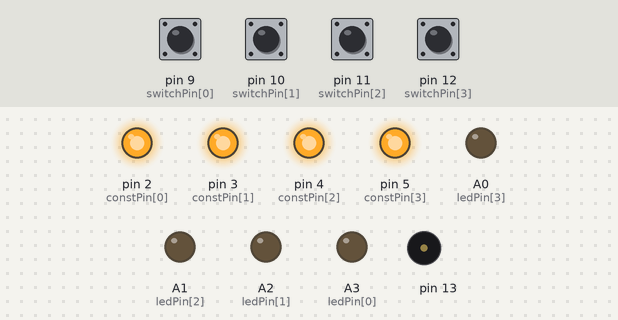
The sketch below on a simulated Arduino Uno, built with avr-gcc and run on an emulated ATmega328P. On the bench: output pins drawn as LEDs (lit = HIGH), buzzer (waves = sounding). Dashed ring = blinking. The test bench sets the inputs (shaded band); at power-on: pin 9 (switchPin[0]), pin 10 (switchPin[1]), pin 11 (switchPin[2]), pin 12 (switchPin[3]) HIGH.

Above: at 7.4 s.
7.5 s: pin 9 (switchPin[0]) pulled LOW for 0.15 s
At 7.57 s:
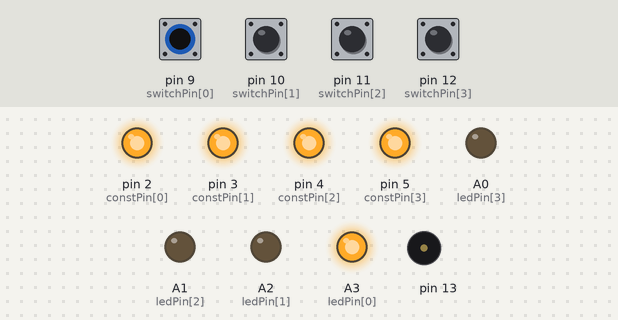
9.1 s: pin 10 (switchPin[1]) pulled LOW for 0.15 s
At 9.17 s:
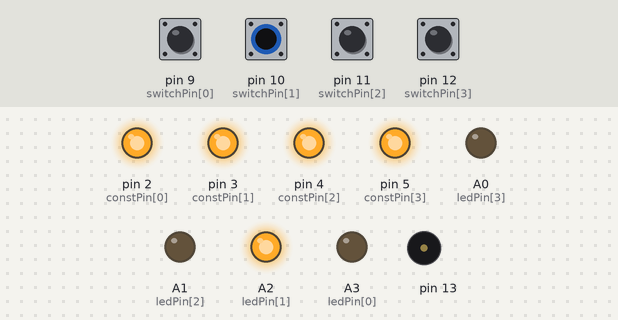
10.7 s: pin 11 (switchPin[2]) pulled LOW for 0.15 s
At 10.77 s:
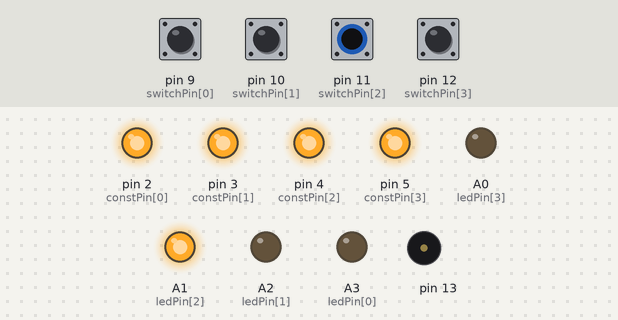
12.3 s: pin 12 (switchPin[3]) pulled LOW for 0.15 s
At 12.37 s:
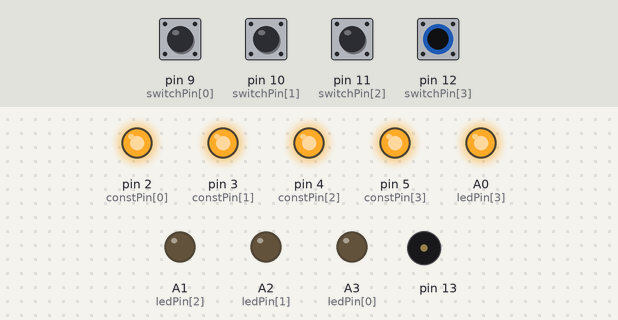
13.9 s: pin 9 (switchPin[0]) driven LOW and pin 10 (switchPin[1]) driven LOW and pin 11 (switchPin[2]) driven LOW and pin 12 (switchPin[3]) driven LOW
At 14.3 s:
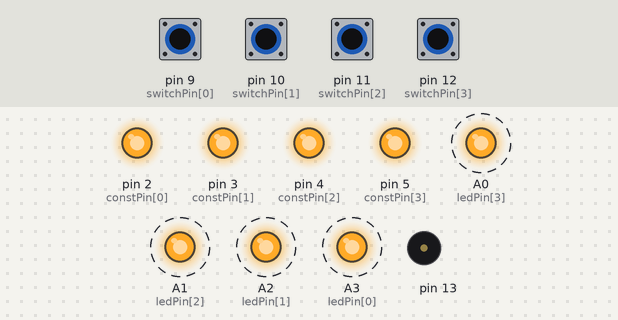
16.9 s: pin 10 (switchPin[1]) driven HIGH and pin 11 (switchPin[2]) driven HIGH
Timing chart, 0 to 20.9 s (numbered marks = the images above; inputs shaded):
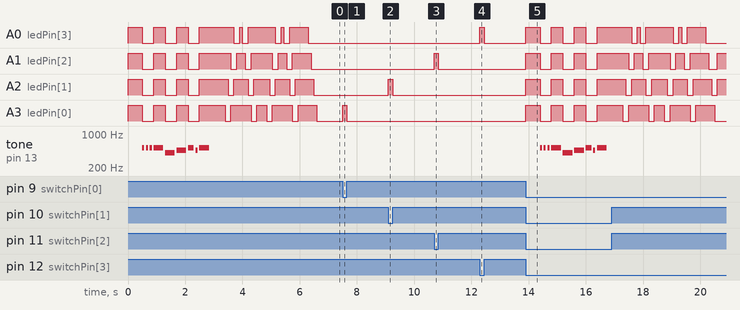

The sketch:

main.ino
```cpp
// constants won't change. They're used here to set pin numbers:

const int ledPin[] = {A3,A2,A1,A0};      // the number of the LED pin

const int switchPin[] = {9,10,11,12};   // the number of the tactile switch pin
const int constPin[] = {2,3,4,5};

// variables will change:
int completeState = 1;         // the value that will be considered complete, alternates each day
int allComplete = 0;
int switchState = 0;

void hideLeds(int led1, int led2) {
  // light up all pins but the ones sent to this function
  for (int pin = 0; pin < 4; pin++){
    if ( (led1!= pin) & (led2!=pin) ){
      digitalWrite(ledPin[pin], HIGH);
    } else {
      digitalWrite(ledPin[pin], LOW);
    }
  }
}

void cycleLeds(){
  // cycle through leds back and forth
  for (int pin = 0; pin < 4; pin++) {
    hideLeds(pin, pin-1);
    delay(100);
  }
  hideLeds(-1, 3);
  delay(100);
  hideLeds(-1, -1);
  delay(100);

  for (int pin = 4; pin > 0; pin--) {
    hideLeds(pin, pin-1);
    delay(100);
  }
  hideLeds(-1, 0);
  delay(100);
  hideLeds(-1, -1);
  delay(100);
}

void flashLeds() {
  for (int pin = 0; pin < 4; pin++){
    digitalWrite(ledPin[pin], LOW);
  }
  delay(500);
  for (int pin = 0; pin < 4; pin++) {
    digitalWrite(ledPin[pin], HIGH);
  }
  delay(500);
}

void complete() {
  delay(500);
  fanfare();
  delay(500);
  cycleLeds();
  delay(250);
  cycleLeds();
  delay(250);
  for (int pin = 3; pin > -1; pin--) {
    digitalWrite(ledPin[pin], LOW);
    delay(100);
  }

  // swap completeState from 1 to 0 or vice-versa
  completeState = ~completeState+2;
}

void updateLeds() {
  // turn each LED on if the corresponding switch is in the completeState value
  allComplete = 1;
  for (int pin = 0; pin < 4; pin++) {
    switchState = digitalRead(switchPin[pin]) * completeState + ( 1-digitalRead(switchPin[pin]) ) * ( 1-completeState );
    digitalWrite(ledPin[pin], switchState);
    allComplete = allComplete * switchState;
    //Serial.println(digitalRead(switchPin[pin]));
    //Serial.println(switchState);

  }

  if (allComplete == 1) {
    complete();
  }
}

void note(int pin, float freq, int duration) {
  tone(pin, freq, duration-60);
  delay(duration);
}

void allOn() {
  for (int pin = 0; pin < 4; pin++) {
    digitalWrite(ledPin[pin], HIGH);
  }
}

void allOff() {
  for (int pin = 0; pin < 4; pin++){
  digitalWrite(ledPin[pin], LOW);
  }
}

void fanfare() {
  float rate = 1.5;

  allOff();
  note(13, 2*261.6, 200/rate);
  note(13, 2*261.6, 200/rate);
  note(13, 2*261.6, 200/rate);

  allOn();
  note(13, 2*261.6, 600/rate);

  allOff();
  note(13, 2*207.7, 600/rate);

  allOn();
  note(13, 2*233.1, 600/rate);

  allOff();
  note(13, 2*261.6, 400/rate);
  note(13, 2*233.1, 200/rate);

  allOn();
  note(13, 2*261.6, 600/rate);

}

void setup() {
  // initialize the LED pins as an output and switch pins as input:
  for (int pin = 0; pin < 4; pin++) {
    pinMode(ledPin[pin], OUTPUT);
    pinMode(switchPin[pin], INPUT);
    pinMode(constPin[pin], OUTPUT);
    digitalWrite(constPin[pin], HIGH);
  }
  Serial.begin(9600);
}

void loop() {
  // read the state of the pushbutton value:
  updateLeds();
  // delay(1000);
}
```

Measured:
- after the input at 7.5 s, A3 (ledPin[0]): LOW → HIGH at once, → LOW 0.15 s later
- after the input at 9.1 s, A2 (ledPin[1]): LOW → HIGH at once, → LOW 0.15 s later
- after the input at 10.7 s, A1 (ledPin[2]): LOW → HIGH at once, → LOW 0.15 s later
- after the input at 12.3 s, A0 (ledPin[3]): LOW → HIGH at once, → LOW 0.15 s later
- after the input at 13.9 s, A0 (ledPin[3]), A1 (ledPin[2]), A2 (ledPin[1]), A3 (ledPin[0]): alternates HIGH for 0.40 s and LOW for 0.40 s, starting at once; tone on pin 13: plays 523 Hz for 0.07 s, 523 Hz for 0.07 s, 523 Hz for 0.07 s, 523 Hz for 0.34 s, 415 Hz for 0.34 s, 466 Hz for 0.34 s … (9 notes in this stretch), starting after 0.50 s
- by itself, tone on pin 13: plays 523 Hz for 0.07 s, 523 Hz for 0.07 s, 523 Hz for 0.07 s, 523 Hz for 0.34 s, 415 Hz for 0.34 s, 466 Hz for 0.34 s … (9 notes in this stretch)
